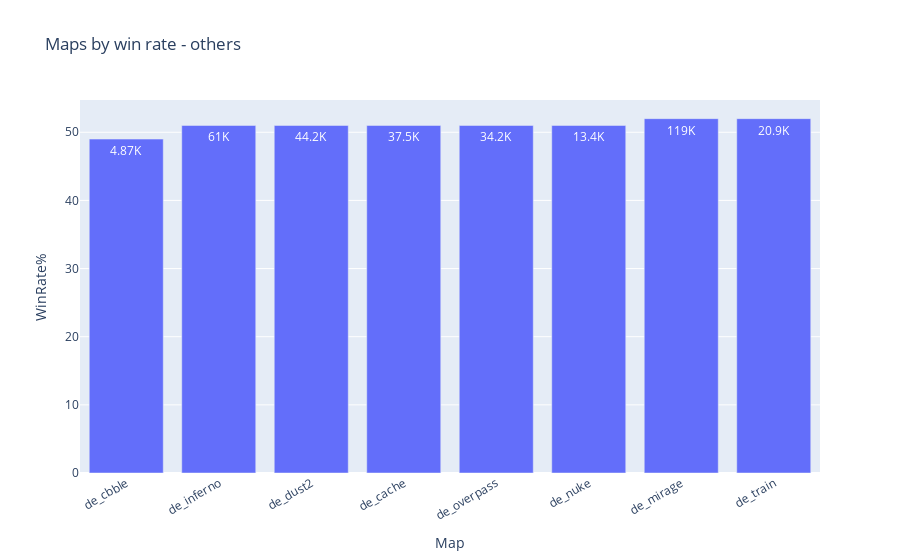

Here is the notebook cell this chart was saved with:
### Code cell
data = Maps_others.sort_values(by = "WinRate%")

fig = px.bar(data, y="WinRate%", x=data.index,
            text=data["TimesPlayed"].apply(human_format),
            # text_auto = ".2f",
            title="Maps by win rate - others"
            )
fig.update_layout(xaxis_tickangle=-30)

fig.show()

### Figure 1 — Plotly figure (JSON) as saved in the notebook; plotly's stock layout.template omitted (floating-point values rounded to 4 significant figures)
{"data": [{"alignmentgroup": "True", "hovertemplate": "Map=%{x}<br>WinRate%=%{y}<br>text=%{text}<extra></extra>", "legendgroup": "", "marker": {"color": "#636efa", "pattern": {"shape": ""}}, "name": "", "offsetgroup": "", "orientation": "v", "showlegend": false, "text": ["4.87K", "61K", "44.2K", "37.5K", "34.2K", "13.4K", "119K", "20.9K"], "textposition": "auto", "type": "bar", "x": ["de_cbble", "de_inferno", "de_dust2", "de_cache", "de_overpass", "de_nuke", "de_mirage", "de_train"], "xaxis": "x", "y": [49, 51, 51, 51, 51, 51, 52, 52], "yaxis": "y"}], "layout": {"barmode": "relative", "legend": {"tracegroupgap": 0}, "title": {"text": "Maps by win rate - others"}, "xaxis": {"anchor": "y", "domain": [0, 1], "tickangle": -30, "title": {"text": "Map"}}, "yaxis": {"anchor": "x", "domain": [0, 1], "title": {"text": "WinRate%"}}}}
